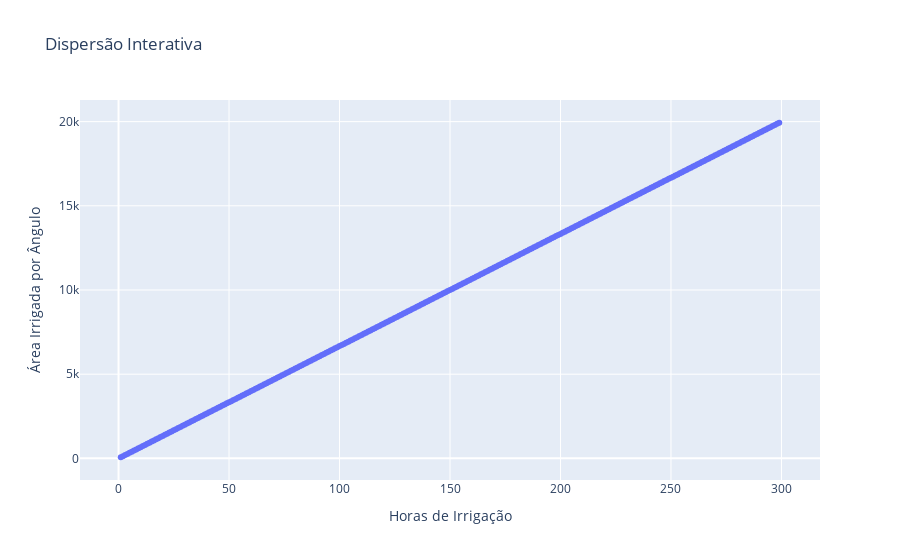

The notebook cell this image was saved under:
### Code cell
# Gráfico de dispersão interativo com plotly
fig = px.scatter(dados, x='Horas de Irrigação', y='Área Irrigada por Ângulo', title='Dispersão Interativa')
fig.show()

### Figure 1 — Plotly figure (JSON) as saved in the notebook; plotly's stock layout.template omitted (floating-point values rounded to 4 significant figures; data arrays with more than 128 entries replaced by an {"elided": "..."} marker saying what was removed)
{"data": [{"hovertemplate": "Horas de Irrigação=%{x}<br>Área Irrigada por Ângulo=%{y}<extra></extra>", "legendgroup": "", "marker": {"color": "#636efa", "symbol": "circle"}, "mode": "markers", "name": "", "orientation": "v", "showlegend": false, "type": "scatter", "x": {"elided": "299 int values"}, "xaxis": "x", "y": {"elided": "299 float values"}, "yaxis": "y"}], "layout": {"legend": {"tracegroupgap": 0}, "title": {"text": "Dispersão Interativa"}, "xaxis": {"anchor": "y", "domain": [0, 1], "title": {"text": "Horas de Irrigação"}}, "yaxis": {"anchor": "x", "domain": [0, 1], "title": {"text": "Área Irrigada por Ângulo"}}}}
